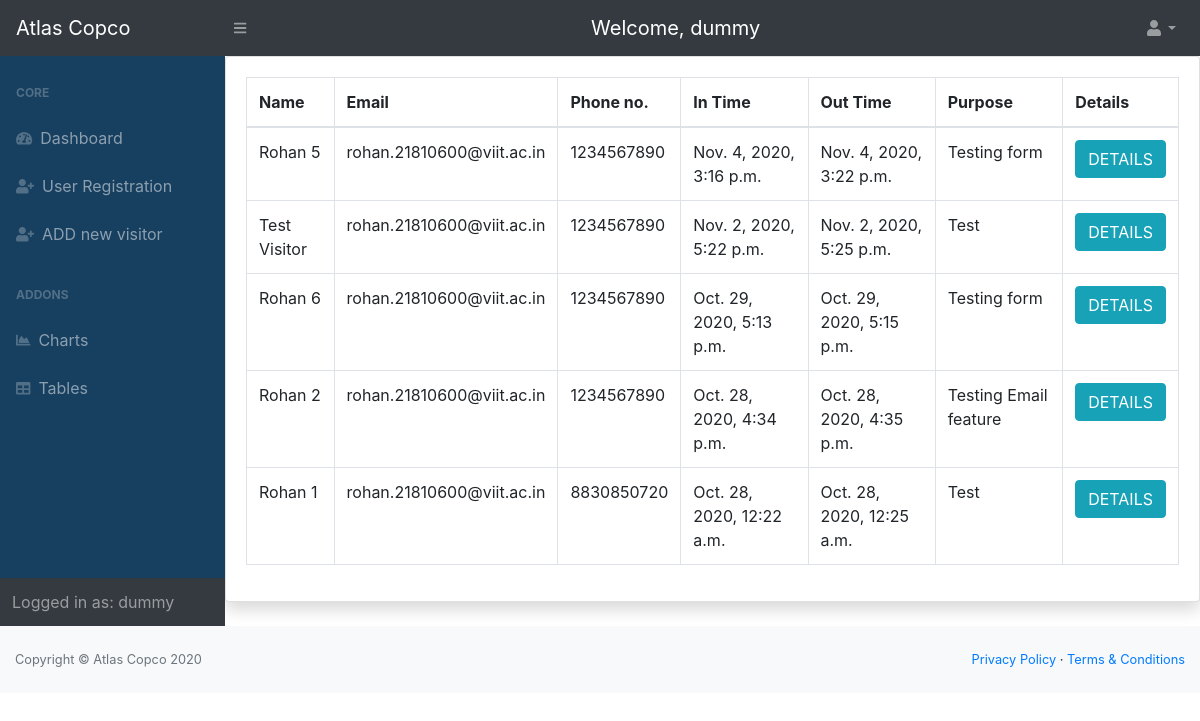
/allvisitors/ (signed in), run on an earlier commit of the app's database.
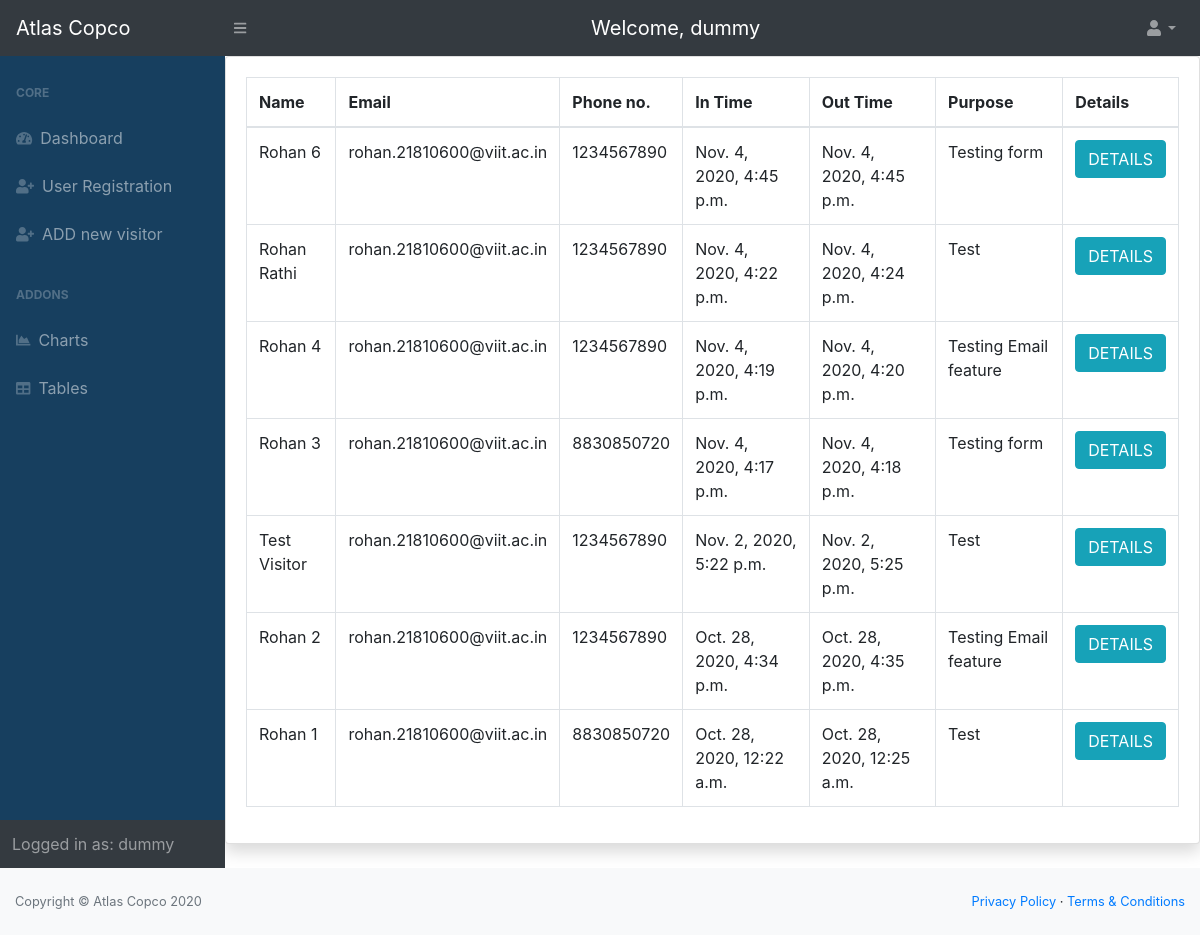
And on a later commit of the database.
### entry/models.py (models this page shows, shortened)
class Visitor(models.Model):
	name = models.CharField(verbose_name='Name', max_length=200, validators=[
		MinLengthValidator(2, 'Minimum 2 Characters are required')])  # name of the visitor
	purpose = models.CharField(verbose_name='Purpose', max_length=200, validators=[
		MinLengthValidator(4, 'Minimum 4 characters are required')])  # purpose of visit
	mobile = models.IntegerField(verbose_name='Mobile number')  # mobile no. of the visitor
	email = models.EmailField(verbose_name='Email', validators=[EmailValidator()])  # email address of the visitor
	no_of_people = models.IntegerField(verbose_name='No of people')  # no. of visitors
	photo_id_number = models.CharField(verbose_name='Photo Id Number', max_length=20, null=True, blank=True)
	photo_id = models.ImageField(verbose_name='Photo Id', upload_to='media/photo_id', null=True, blank=True)
	in_time = models.DateTimeField(verbose_name='Visit In time', null=True, blank=True)  # in time of the visitor, added automatically
	out_time = models.DateTimeField(verbose_name='Visit Out Time', null=True, blank=True)  # out time of the visitor added automatically
	token = models.CharField(verbose_name='Token', max_length=200, null=True, blank=True)  # token(autogenerated)
	qrcode = models.ImageField(verbose_name='QR Code', upload_to='media/qrcodes', null=True, blank=True)  # qr code generated from the token
	user = models.ForeignKey(Employee, verbose_name='Employee to visit', on_delete=models.PROTECT)  # link to the User table, to store which user allowed the entry
	photo = models.ImageField(verbose_name='Photo of the Visitor', upload_to='media/photo', null=True, blank=True)
	visit_token = models.CharField(max_length=200, verbose_name="Token assigned to the Visitor", null=True, blank=True)

### home/views.py (the view)
# urls.py: path('allvisitors/', views.AllVisitedListView.as_view(), name='all-visitors'),
class AllVisitedListView(LoginRequiredMixin, ListView):
	def get(self, request):
		visitor_list = Visitor.objects.filter(out_time__isnull = False).order_by('-in_time')
		context = {'visitor_list': visitor_list}
		return render(request, 'home/all_visitors.html', context)

### home/templates/home/all_visitors.html (shortened to what this page needs)
{% extends 'home/base.html' %}
{% load tz %}
{% block content %}
			<div class="card shadow mb-4">
				<div class="card-body">
					<div class="table-responsive">
						<table class="table table-bordered" id="dataTable" width="100%" cellspacing="0">
							<thead>
								<tr>
									<th> Name </th>
									<th> Email </th>
									<th> Phone no. </th>
									<th> In Time </th>
									<th> Out Time </th>
									<th> Purpose </th>
									<th> Details </th>
								</tr>
							</thead>
							<tbody>
								{% for visitor in visitor_list %}
								<tr>
									<td>{{ visitor.name }}</td>
									<td>{{ visitor.email }}</td>
									<td>{{ visitor.mobile }}</td>
									{% timezone "Asia/Kolkata" %}
										<td>{{ visitor.in_time }}</td>
										<td>{{ visitor.out_time }}</td>
									{% endtimezone %}
									<td>{{ visitor.purpose}}</td>
									<td>
											<button type="submit" name="delete_btn" class="btn btn-info" onclick="window.location.href='{% url 'visitor-detail' visitor.id %}'"> DETAILS </button>
									</td>
								</tr>
								{% endfor %}
							</tbody>
						</table>
					</div>
				</div>
			</div>
		</div>
	<div class="footer">
		<footer class="py-4 bg-light mt-auto">
			<div class="container-fluid">
				<div class="d-flex align-items-center justify-content-between small">
					<div class="text-muted">Copyright &copy; Atlas Copco 2020</div>
					<div>
						<a href="#">Privacy Policy</a> &middot;
						<a href="#">Terms &amp; Conditions</a>
					</div>
				</div>
			</div>
		</footer>
	</div>
{% endblock content %}

What changed in the data, as far as the page shows it:
no longer on this page (row edited): Visitor: name "Rohan 5", email "rohan.21810600@viit.ac.in", mobile "1234567890", in_time "Nov. 4, 2020, 3:16 p.m.", out_time "Nov. 4, 2020, 3:22 p.m.", purpose "Testing form"
changed Visitor "Rohan 6": in_time "Oct. 29, 2020, 5:13 p.m." → "Nov. 4, 2020, 4:45 p.m."; out_time "Oct. 29, 2020, 5:15 p.m." → "Nov. 4, 2020, 4:45 p.m."; moves up the list
now on this page (row edited): Visitor: name "Rohan Rathi", email "rohan.21810600@viit.ac.in", mobile "1234567890", in_time "Nov. 4, 2020, 4:22 p.m.", out_time "Nov. 4, 2020, 4:24 p.m.", purpose "Test"
now on this page (row edited): Visitor: name "Rohan 4", email "rohan.21810600@viit.ac.in", mobile "1234567890", in_time "Nov. 4, 2020, 4:19 p.m.", out_time "Nov. 4, 2020, 4:20 p.m.", purpose "Testing Email feature"
now on this page (row edited): Visitor: name "Rohan 3", email "rohan.21810600@viit.ac.in", mobile "8830850720", in_time "Nov. 4, 2020, 4:17 p.m.", out_time "Nov. 4, 2020, 4:18 p.m.", purpose "Testing form"
